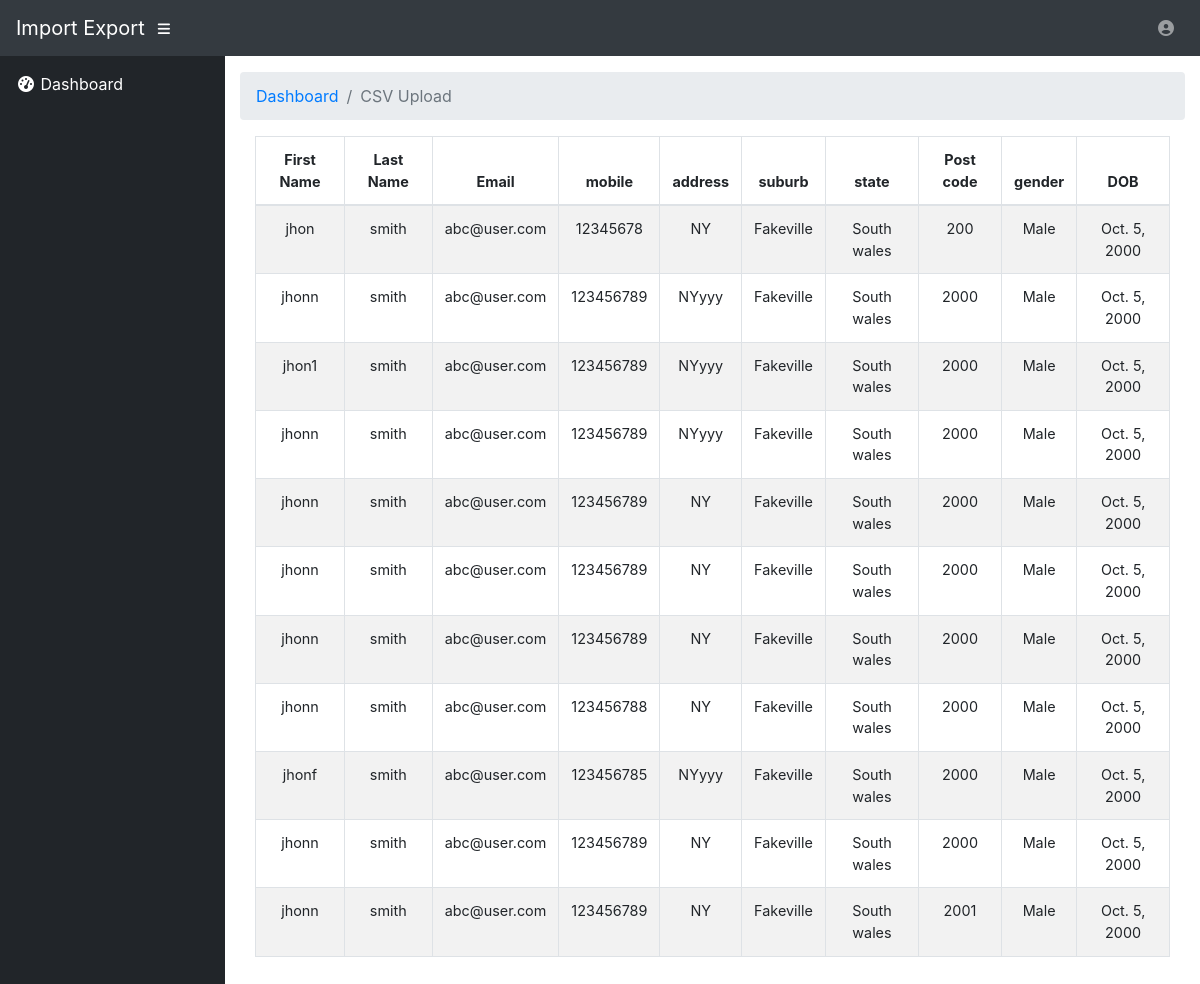
Before: /displayUserCSV (signed in) with the older database file.
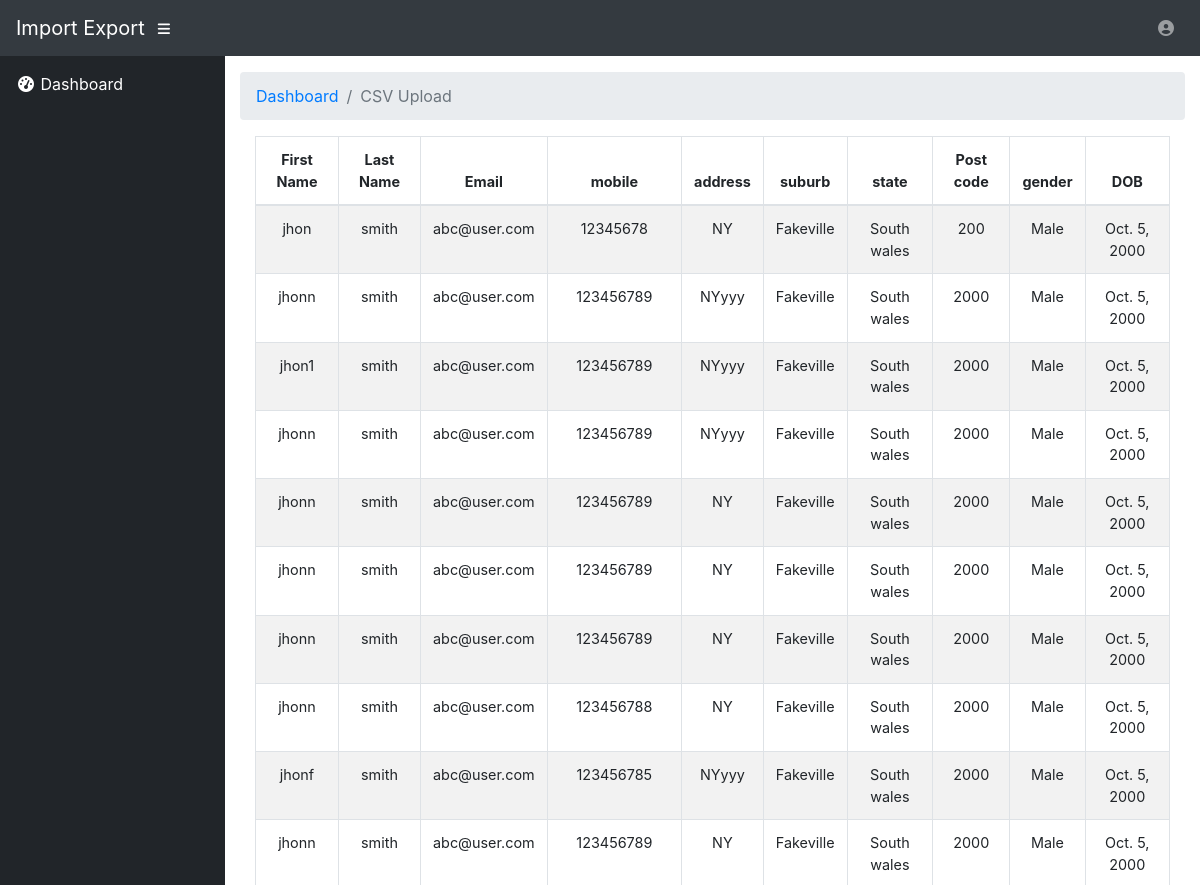
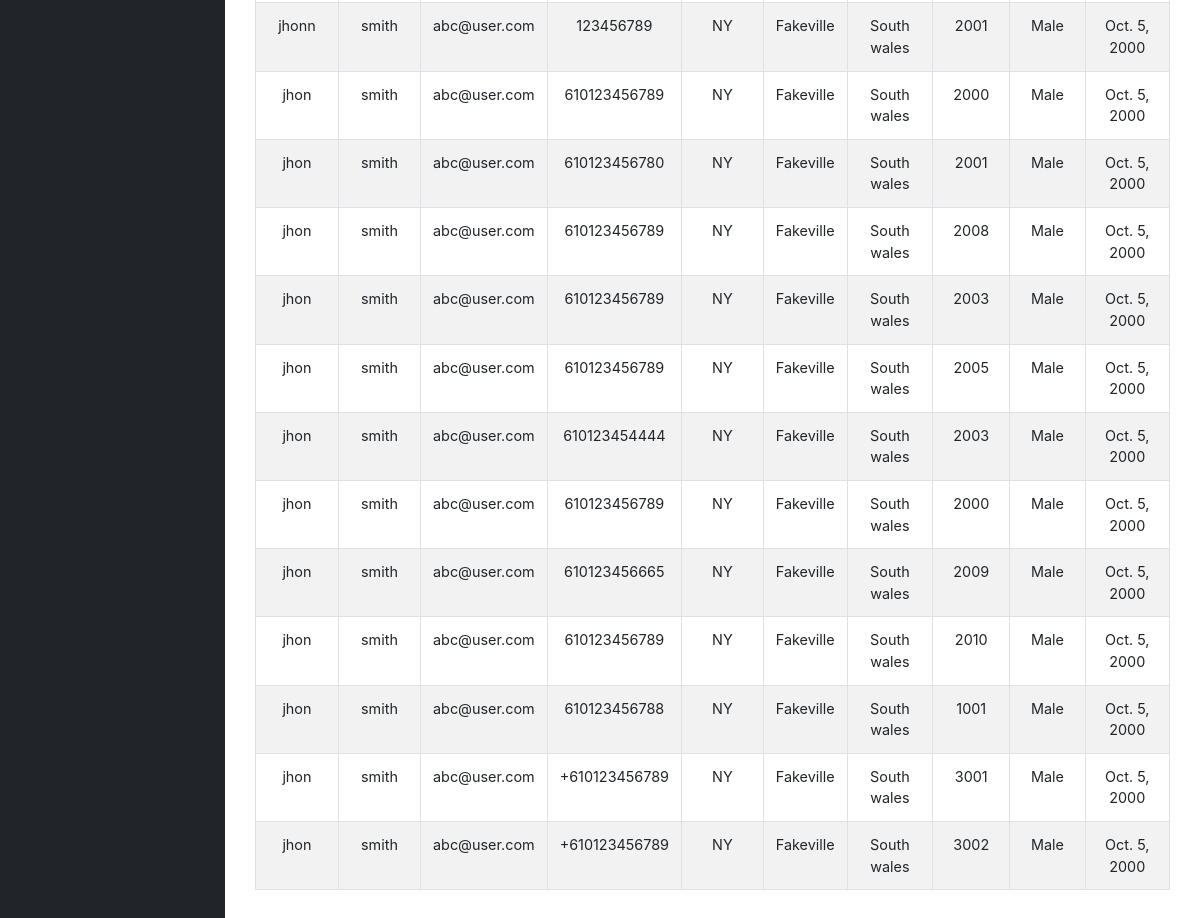
After: the same page with the newer database file (2 pictures, top to bottom).
### website/models.py (models this page shows)
class CsvSavedData(models.Model):
    first_name = models.CharField(max_length=100, blank=True)
    last_name = models.CharField(max_length=100, blank=True)
    email = models.EmailField(blank=True)
    mobile = models.TextField(blank=True)
    address = models.TextField(blank=True)
    suburb = models.CharField(max_length=100,blank=True)
    state = models.TextField(blank=True)
    postal = models.IntegerField(blank=True)
    gender = models.CharField(max_length=20,blank=True)
    DOB = models.DateField()

### website/views.py (the view)
# urls.py: path('displayUserCSV', views.displayUserCSV, name='displayUserCSV'),
@login_required(login_url='login/')
def displayUserCSV(request):
    csv_data = CsvSavedData.objects.all()
    context = {
        "csv_data": csv_data
    }
    return render(request, "csvFiles.html", context=context)

### templates/csvFiles.html (shortened to what this page needs)
{% extends 'base.html' %}
{% load static %}
{% block body %}
    <div id="content-wrapper">
    <div class="container-fluid">
        <ol class="breadcrumb">
            <li class="breadcrumb-item">
                <a href="#">Dashboard</a>
            </li>
            <li class="breadcrumb-item active">CSV Upload</li>
        </ol>
            <div class="container" style="font-size: .9em;">
        <div class="row">
            <div class="col-sm-12">
                <table id="albums" class="table table-striped table-bordered" style="width:100%">
                    <thead>
                        <tr>
                        <th> First Name </th>
                        <th> Last Name </th>
                        <th> Email </th>
                        <th> mobile </th>
                        <th> address </th>
                        <th> suburb </th>
                        <th> state </th>
                        <th> Post code </th>
                        <th> gender </th>
                        <th> DOB </th>
                        </tr>
                    </thead>
                    <tbody>
                        {% for f in csv_data %}
                        <tr>
                           <td> {{f.first_name}} </td>
                           <td> {{f.last_name}} </td>
                           <td> {{f.email}} </td>
                           <td> {{f.mobile}} </td>
                           <td> {{f.address}} </td>
                           <td> {{f.suburb}} </td>
                           <td> {{f.state}} </td>
                           <td> {{f.postal}} </td>
                           <td> {{f.gender}} </td>
                             <td> {{f.DOB}} </td>
                        </tr>
                        {% endfor %}
                    </tbody>
                </table>
            </div>
        </div>
    </div>
{% endblock %}

Changed rows visible on the page:
added CsvSavedData: first_name "jhon", last_name "smith", email "abc@user.com", mobile "610123456789", address "NY", suburb "Fakeville", state "South wales", postal "2000", gender "Male", DOB "Oct. 5, 2000"
added CsvSavedData: first_name "jhon", last_name "smith", email "abc@user.com", mobile "610123456780", address "NY", suburb "Fakeville", state "South wales", postal "2001", gender "Male", DOB "Oct. 5, 2000"
added CsvSavedData: first_name "jhon", last_name "smith", email "abc@user.com", mobile "610123456789", address "NY", suburb "Fakeville", state "South wales", postal "2008", gender "Male", DOB "Oct. 5, 2000"
added CsvSavedData: first_name "jhon", last_name "smith", email "abc@user.com", mobile "610123456789", address "NY", suburb "Fakeville", state "South wales", postal "2003", gender "Male", DOB "Oct. 5, 2000"
added CsvSavedData: first_name "jhon", last_name "smith", email "abc@user.com", mobile "610123456789", address "NY", suburb "Fakeville", state "South wales", postal "2005", gender "Male", DOB "Oct. 5, 2000"
added CsvSavedData: first_name "jhon", last_name "smith", email "abc@user.com", mobile "610123454444", address "NY", suburb "Fakeville", state "South wales", postal "2003", gender "Male", DOB "Oct. 5, 2000"
added CsvSavedData: first_name "jhon", last_name "smith", email "abc@user.com", mobile "610123456789", address "NY", suburb "Fakeville", state "South wales", postal "2000", gender "Male", DOB "Oct. 5, 2000"
added CsvSavedData: first_name "jhon", last_name "smith", email "abc@user.com", mobile "610123456665", address "NY", suburb "Fakeville", state "South wales", postal "2009", gender "Male", DOB "Oct. 5, 2000"
added CsvSavedData: first_name "jhon", last_name "smith", email "abc@user.com", mobile "610123456789", address "NY", suburb "Fakeville", state "South wales", postal "2010", gender "Male", DOB "Oct. 5, 2000"
added CsvSavedData: first_name "jhon", last_name "smith", email "abc@user.com", mobile "610123456788", address "NY", suburb "Fakeville", state "South wales", postal "1001", gender "Male", DOB "Oct. 5, 2000"
added CsvSavedData: first_name "jhon", last_name "smith", email "abc@user.com", mobile "+610123456789", address "NY", suburb "Fakeville", state "South wales", postal "3001", gender "Male", DOB "Oct. 5, 2000"
added CsvSavedData: first_name "jhon", last_name "smith", email "abc@user.com", mobile "+610123456789", address "NY", suburb "Fakeville", state "South wales", postal "3002", gender "Male", DOB "Oct. 5, 2000"
